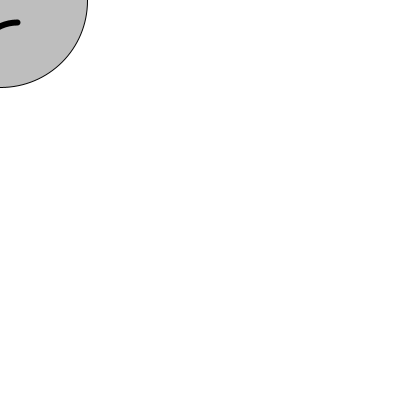
Frame 1 (no input)
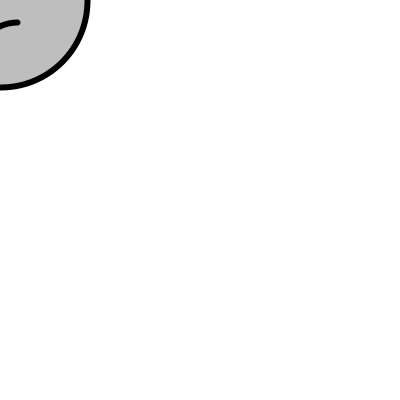
Frame 60 (the mouse pressed at the canvas centre just before this capture)
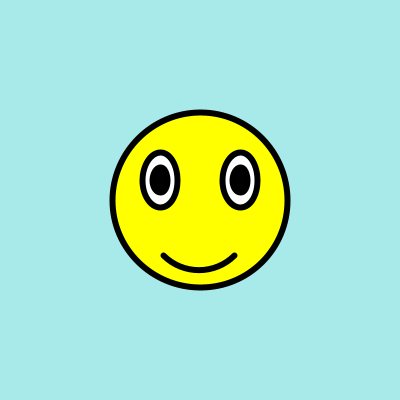
Frame 120 (the mouse held since frame 60 and released just before this capture)

The Processing sketch that drew these frames (run headless with seeded random() and noise(); from frame 60 on, the mouse is pressed at the canvas centre):

// Processing sketch: processing_103289
// ── processing_103289.pde

//Summer Smith  
//7-8-2013
//project:sad to happy face
    //reference DMA and Amanda Rhee
  
void setup() {  
size(400, 400); //set screen size
}
void draw() {
  background(255);
    fill(190);
    ellipse(mouseX, mouseY, 175, 175);
    strokeWeight(6);
    arc(mouseX+18, mouseY+65, 85, 85, PI, PI+HALF_PI);
    fill(190);
    arc(mouseX+40, mouseY-30, 50, 50, QUARTER_PI, PI-QUARTER_PI);
    arc(mouseX-40, mouseY-30, 50, 50, QUARTER_PI, PI-QUARTER_PI);
if(mousePressed == true){
fill(255, 255, 0); 
}
if(mousePressed == true){
background(168, 234, 233);
ellipse(mouseX, mouseY, 175, 175);
fill(255);
ellipse(mouseX-40, mouseY-20, 35, 55);
ellipse(mouseX+40, mouseY-20, 35, 55);
fill(1);
ellipse(mouseX-40, mouseY-20, 15, 25);
ellipse(mouseX+40, mouseY-20, 15, 25);
fill(255, 255, 0);
arc(mouseX-1, mouseY+20, 100, 100, QUARTER_PI, PI-QUARTER_PI);
println("mouseX: " + mouseX + " mouseY: " + mouseY);
}
}
